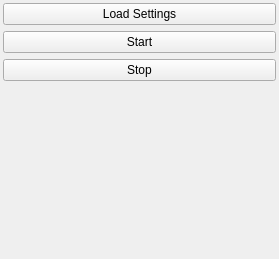
<?xml version="1.0" encoding="UTF-8"?>
<ui version="4.0">
 <class>JogOpt</class>
 <widget class="QWidget" name="JogOpt">
  <property name="geometry">
   <rect>
    <x>0</x>
    <y>0</y>
    <width>279</width>
    <height>259</height>
   </rect>
  </property>
  <property name="font">
   <font>
    <stylestrategy>PreferAntialias</stylestrategy>
   </font>
  </property>
  <property name="windowTitle">
   <string>JogOpt</string>
  </property>
  <layout class="QGridLayout" name="gridLayout">
   <property name="leftMargin">
    <number>3</number>
   </property>
   <property name="topMargin">
    <number>3</number>
   </property>
   <property name="rightMargin">
    <number>3</number>
   </property>
   <property name="bottomMargin">
    <number>3</number>
   </property>
   <item row="1" column="0">
    <widget class="QPushButton" name="startButton">
     <property name="text">
      <string>Start</string>
     </property>
    </widget>
   </item>
   <item row="2" column="0">
    <widget class="QPushButton" name="stopButton">
     <property name="text">
      <string>Stop</string>
     </property>
    </widget>
   </item>
   <item row="4" column="0">
    <spacer name="verticalSpacer">
     <property name="orientation">
      <enum>Qt::Vertical</enum>
     </property>
     <property name="sizeHint" stdset="0">
      <size>
       <width>20</width>
       <height>52</height>
      </size>
     </property>
    </spacer>
   </item>
   <item row="0" column="0">
    <widget class="QPushButton" name="loadButton">
     <property name="text">
      <string>Load Settings</string>
     </property>
    </widget>
   </item>
  </layout>
 </widget>
 <layoutdefault spacing="6" margin="11"/>
 <resources/>
 <connections/>
</ui>
